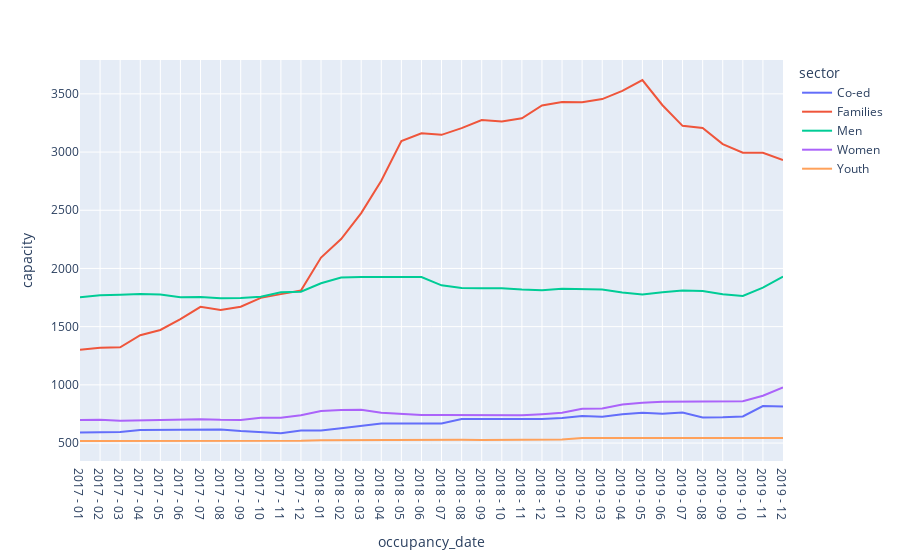

Notebook code cell kept with this figure:
### Code cell
fig = px.line(sector, x="occupancy_date", y = "capacity", color = "sector")
fig.show()

### Figure 1 — Plotly figure (JSON) as saved in the notebook; plotly's stock layout.template omitted (floating-point values rounded to 4 significant figures)
{"data": [{"hoverlabel": {"namelength": 0}, "hovertemplate": "sector=Co-ed<br>occupancy_date=%{x}<br>capacity=%{y}", "legendgroup": "Co-ed", "line": {"color": "#636efa", "dash": "solid"}, "mode": "lines", "name": "Co-ed", "showlegend": true, "type": "scatter", "x": ["2017 - 01 ", "2017 - 02 ", "2017 - 03 ", "2017 - 04 ", "2017 - 05 ", "2017 - 06 ", "2017 - 07 ", "2017 - 08 ", "2017 - 09 ", "2017 - 10 ", "2017 - 11 ", "2017 - 12 ", "2018 - 01 ", "2018 - 02 ", "2018 - 03 ", "2018 - 04 ", "2018 - 05 ", "2018 - 06 ", "2018 - 07 ", "2018 - 08 ", "2018 - 09 ", "2018 - 10 ", "2018 - 11 ", "2018 - 12 ", "2019 - 01 ", "2019 - 02 ", "2019 - 03 ", "2019 - 04 ", "2019 - 05 ", "2019 - 06 ", "2019 - 07 ", "2019 - 08 ", "2019 - 09 ", "2019 - 10 ", "2019 - 11 ", "2019 - 12 "], "xaxis": "x", "y": [590.4, 591.4, 595.9, 612.5, 614.7, 615.4, 616.9, 616.9, 602.5, 591.9, 584.4, 607.2, 608.8, 627.9, 649.8, 668, 668, 666.7, 668.2, 706.1, 706, 706, 706, 706, 714.6, 731.4, 725.1, 746.7, 761.0, 752.4, 763.2, 720, 720.6, 728.2, 817.8, 815], "yaxis": "y"}, {"hoverlabel": {"namelength": 0}, "hovertemplate": "sector=Families<br>occupancy_date=%{x}<br>capacity=%{y}", "legendgroup": "Families", "line": {"color": "#EF553B", "dash": "solid"}, "mode": "lines", "name": "Families", "showlegend": true, "type": "scatter", "x": ["2017 - 01 ", "2017 - 02 ", "2017 - 03 ", "2017 - 04 ", "2017 - 05 ", "2017 - 06 ", "2017 - 07 ", "2017 - 08 ", "2017 - 09 ", "2017 - 10 ", "2017 - 11 ", "2017 - 12 ", "2018 - 01 ", "2018 - 02 ", "2018 - 03 ", "2018 - 04 ", "2018 - 05 ", "2018 - 06 ", "2018 - 07 ", "2018 - 08 ", "2018 - 09 ", "2018 - 10 ", "2018 - 11 ", "2018 - 12 ", "2019 - 01 ", "2019 - 02 ", "2019 - 03 ", "2019 - 04 ", "2019 - 05 ", "2019 - 06 ", "2019 - 07 ", "2019 - 08 ", "2019 - 09 ", "2019 - 10 ", "2019 - 11 ", "2019 - 12 "], "xaxis": "x", "y": [1303.0, 1318.0, 1323.0, 1426.0, 1471.0, 1564.0, 1670.0, 1644.0, 1671.0, 1747.0, 1780.0, 1810.0, 2093.0, 2253.0, 2475.0, 2753.0, 3094.0, 3162.0, 3148, 3205.0, 3275.0, 3263.0, 3290.0, 3401.0, 3429, 3427.0, 3455.0, 3526.0, 3619.0, 3402.0, 3225.0, 3207.0, 3068.0, 2994.0, 2993.0, 2932], "yaxis": "y"}, {"hoverlabel": {"namelength": 0}, "hovertemplate": "sector=Men<br>occupancy_date=%{x}<br>capacity=%{y}", "legendgroup": "Men", "line": {"color": "#00cc96", "dash": "solid"}, "mode": "lines", "name": "Men", "showlegend": true, "type": "scatter", "x": ["2017 - 01 ", "2017 - 02 ", "2017 - 03 ", "2017 - 04 ", "2017 - 05 ", "2017 - 06 ", "2017 - 07 ", "2017 - 08 ", "2017 - 09 ", "2017 - 10 ", "2017 - 11 ", "2017 - 12 ", "2018 - 01 ", "2018 - 02 ", "2018 - 03 ", "2018 - 04 ", "2018 - 05 ", "2018 - 06 ", "2018 - 07 ", "2018 - 08 ", "2018 - 09 ", "2018 - 10 ", "2018 - 11 ", "2018 - 12 ", "2019 - 01 ", "2019 - 02 ", "2019 - 03 ", "2019 - 04 ", "2019 - 05 ", "2019 - 06 ", "2019 - 07 ", "2019 - 08 ", "2019 - 09 ", "2019 - 10 ", "2019 - 11 ", "2019 - 12 "], "xaxis": "x", "y": [1754.0, 1769.0, 1773.0, 1780.0, 1775.0, 1753.0, 1755.0, 1744.0, 1746.0, 1756.0, 1795.0, 1800.0, 1872.0, 1922.0, 1927, 1926.0, 1926.0, 1926.0, 1855.0, 1832.0, 1831.0, 1830.0, 1819.0, 1813.0, 1826.0, 1823.0, 1819.0, 1793.0, 1777.0, 1796.0, 1811.0, 1807.0, 1778.0, 1764.0, 1836.0, 1931.0], "yaxis": "y"}, {"hoverlabel": {"namelength": 0}, "hovertemplate": "sector=Women<br>occupancy_date=%{x}<br>capacity=%{y}", "legendgroup": "Women", "line": {"color": "#ab63fa", "dash": "solid"}, "mode": "lines", "name": "Women", "showlegend": true, "type": "scatter", "x": ["2017 - 01 ", "2017 - 02 ", "2017 - 03 ", "2017 - 04 ", "2017 - 05 ", "2017 - 06 ", "2017 - 07 ", "2017 - 08 ", "2017 - 09 ", "2017 - 10 ", "2017 - 11 ", "2017 - 12 ", "2018 - 01 ", "2018 - 02 ", "2018 - 03 ", "2018 - 04 ", "2018 - 05 ", "2018 - 06 ", "2018 - 07 ", "2018 - 08 ", "2018 - 09 ", "2018 - 10 ", "2018 - 11 ", "2018 - 12 ", "2019 - 01 ", "2019 - 02 ", "2019 - 03 ", "2019 - 04 ", "2019 - 05 ", "2019 - 06 ", "2019 - 07 ", "2019 - 08 ", "2019 - 09 ", "2019 - 10 ", "2019 - 11 ", "2019 - 12 "], "xaxis": "x", "y": [699.0, 699.4, 691.9, 696.3, 699.6, 702.7, 705.3, 699.5, 699, 717.9, 717.9, 739.5, 775.9, 784.3, 786.5, 759.3, 749.4, 740, 740, 740, 740, 739.3, 739, 747.6, 760.1, 793.8, 796, 831, 846, 853.7, 856, 856, 856, 858.7, 906.3, 977.0], "yaxis": "y"}, {"hoverlabel": {"namelength": 0}, "hovertemplate": "sector=Youth<br>occupancy_date=%{x}<br>capacity=%{y}", "legendgroup": "Youth", "line": {"color": "#FFA15A", "dash": "solid"}, "mode": "lines", "name": "Youth", "showlegend": true, "type": "scatter", "x": ["2017 - 01 ", "2017 - 02 ", "2017 - 03 ", "2017 - 04 ", "2017 - 05 ", "2017 - 06 ", "2017 - 07 ", "2017 - 08 ", "2017 - 09 ", "2017 - 10 ", "2017 - 11 ", "2017 - 12 ", "2018 - 01 ", "2018 - 02 ", "2018 - 03 ", "2018 - 04 ", "2018 - 05 ", "2018 - 06 ", "2018 - 07 ", "2018 - 08 ", "2018 - 09 ", "2018 - 10 ", "2018 - 11 ", "2018 - 12 ", "2019 - 01 ", "2019 - 02 ", "2019 - 03 ", "2019 - 04 ", "2019 - 05 ", "2019 - 06 ", "2019 - 07 ", "2019 - 08 ", "2019 - 09 ", "2019 - 10 ", "2019 - 11 ", "2019 - 12 "], "xaxis": "x", "y": [518, 518, 518, 518, 518, 518, 518, 518, 518, 518, 518, 520.7, 525, 526.0, 528, 528, 528, 528, 528, 528, 526.6, 528, 528, 528, 529.6, 542.9, 543, 543, 543, 543, 543, 543, 543, 543, 543, 543], "yaxis": "y"}], "layout": {"autosize": true, "legend": {"title": {"text": "sector"}, "tracegroupgap": 0}, "margin": {"t": 60}, "xaxis": {"anchor": "y", "autorange": true, "domain": [0, 1], "range": [0, 35], "title": {"text": "occupancy_date"}, "type": "category"}, "yaxis": {"anchor": "x", "autorange": true, "domain": [0, 1], "range": [345.7, 3791.0], "title": {"text": "capacity"}, "type": "linear"}}}
